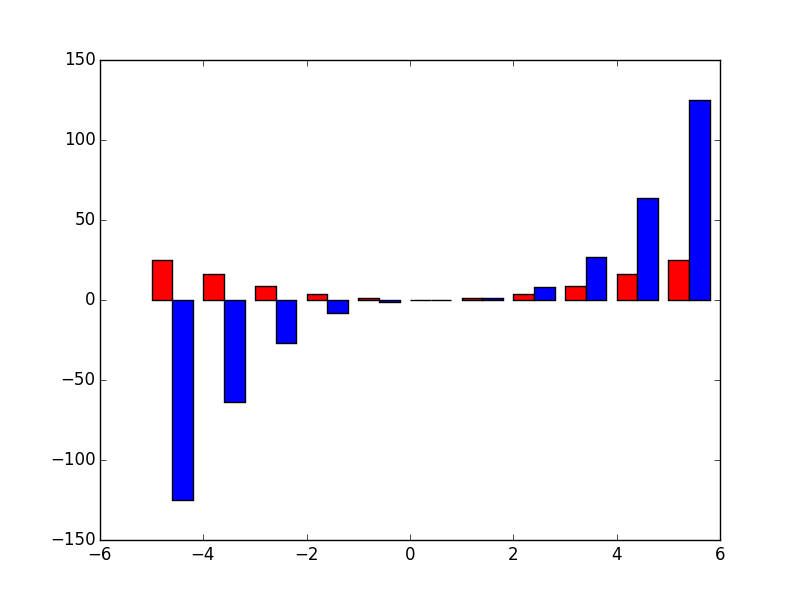

This figure's Python source:
#!/usr/bin/env python3
# -*- coding: utf-8 -*-

"""
Make a bar plot with rectangles
"""

import numpy as np
import matplotlib.pyplot as plt

WIDTH = 0.4       # the width of the bars

# Build datas ###############

x = np.arange(-5, 6)
y1 = np.power(x, 2)
y2 = np.power(x, 3)

# Plot data #################

fig = plt.figure()
ax = fig.add_subplot(111)

ax.bar(x, y1, WIDTH, color='r')
ax.bar(x + WIDTH, y2, WIDTH, color='b')

# Save file and plot ########

plt.savefig("bar.png")
plt.show()
